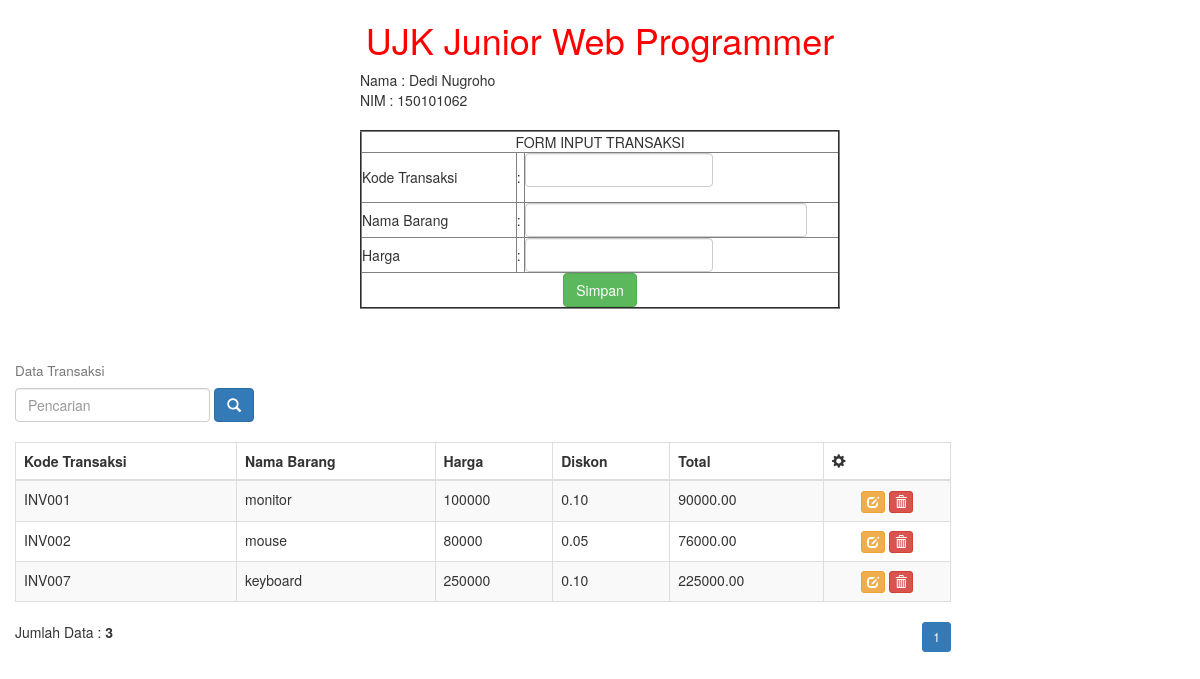
The page / on the database its author committed.
### tables this page shows
CREATE TABLE `transaksi` (
  `kode_transaksi` char(15) NOT NULL,
  `nama_barang` varchar(70) NOT NULL,
  `harga` int(8) NOT NULL,
  `diskon` decimal(8,2) NOT NULL,
  `total` decimal(8,2) NOT NULL
);

### index.php (the view, shortened to what this page needs)
<!DOCTYPE html>
<html>
<head>
	<h1 class="heading">UJK Junior Web Programmer</h1>
	<link href="assets/css/bootstrap.min.css" rel="stylesheet">
    <link href="assets/css/simple-sidebar.css" rel="stylesheet">
</head>
<body>
	<table align="center" style="width:40%">
	  <tr>
	    <td><div>Nama : Dedi Nugroho</div></td>
	  </tr>
	  <tr>
	    <td><div>NIM : 150101062</div></td>
	  </tr>
	  <tr>
	    <td><br></td>
	  </tr>
	  <tr>
	  	<td>
			<form action="simpan.php" method="post">
		  		<table border="2px" style="width: 100%">
		  			<tr >
						<td colspan="3" align="center">FORM INPUT TRANSAKSI</td>
					</tr>
					<tr>
						<td>Kode Transaksi</td>
						<td>:</td>
						<td>
							<div class="form-group">
								<input type="text" style="width: 60%" name="kode_transaksi" class="form-control"  id="kode_transaksi" required>
							</div>
						</td>
					</tr>
					<tr>
						<td>Nama Barang</td>
						<td>:</td>
						<td><input type="text" style="width: 90%" name="nama_barang" class="form-control"  id="nama_barang" required></td>
					</tr>
					<tr>
						<td>Harga</td>
						<td>:</td>
						<td><input type="text" style="width: 60%" name="harga" class="form-control"  id="harga" required></td>
					</tr>
					<tr>
						<td colspan="3" align="center"><input type="submit" name="add" value="Simpan" class="btn btn-success "></button></td>
					</tr>
		  		</table>
		  	</form>
	  	</td>
	  </tr>
	</table>
<?php
require_once "koneksi.php";
?>
	<div><br></div>
	<div><br></div>
	<div class="box col-lg-12" >
		<h4>
			<small>Data Transaksi</small>
		</h4>
		<div style="margin-bottom: 20px">
			<form class="form-inline" action="" method="post">
				<div class="form_group">
					<input type="text" name="pencarian" class="form-control" placeholder="Pencarian">
					<button type="submit" class="btn btn-primary"><span class="glyphicon glyphicon-search" aria-hidden="true"></span></button>
				</div>
			</form>
		</div>
		<div class="table-responsive" style="width: 80%" align="center">
			<table class= "table table-striped table-bordered table-hover">
				<thead>
					<tr>
						<th>Kode Transaksi</th>
						<th>Nama Barang</th>
						<th>Harga</th>
						<th>Diskon</th>
						<th>Total</th>
						<th><i class="glyphicon glyphicon-cog "></i></th>
					</tr>
				</thead>
				<tbody>
					<?php
					$batas =10;
					$hal = @$_GET['hal'];
					if(empty($hal)){
						$posisi = 0;
						$hal	=1;
					} else {
						$posisi =($hal -1) * $batas;
					}
					if($_SERVER['REQUEST_METHOD'] == "POST"){
						$pencarian = trim(mysqli_real_escape_string($con, $_POST['pencarian'])); if($pencarian != ''){
							$sql = "SELECT * FROM transaksi WHERE kode_transaksi LIKE '%$pencarian%' OR nama_barang LIKE '%$pencarian%'";
							$query = $sql;
							$queryJml = $sql;
						}else {
							$query = "SELECT * FROM transaksi LIMIT $posisi, $batas";
							$queryJml = "SELECT * FROM transaksi";
						}
					} else {
							$query = "SELECT * FROM transaksi LIMIT $posisi, $batas";
							$queryJml = "SELECT * FROM transaksi";
					}
						$sql_transaksi = mysqli_query($con, $query) or die( mysqli_error($con));
						if (mysqli_num_rows($sql_transaksi) >0)
							while ($data= mysqli_fetch_array($sql_transaksi)) { ?>
								<tr>
									<td><?=$data['kode_transaksi']?></td>
									<td><?=$data['nama_barang']?></td>
									<td><?=$data['harga']?></td>
									<td><?=$data['diskon']?></td>
									<td><?=$data['total']?></td>
									<td class="text-center">
										<a href="edit.php?id=<?=$data['kode_transaksi']?>" class ="btn btn-warning btn-xs"><i  class="glyphicon glyphicon-edit"></i></a>
										<a href="hapus.php?id=<?=$data['kode_transaksi']?>" onclick="return confirm('Yakin Akan Menghapus Data Ini? ')" class ="btn btn-danger btn-xs"><i  class="glyphicon glyphicon-trash"></i></a>
									</td>
								</tr>
							<?php
							} else {
								echo "<tr><td colspan=\"9\" align=\"center\">Data Tidak Ditemukan</td></tr>";
							}
					?>
				</tbody>
			</table>
			<?php
			if(isset($_POST['pencarian'] )){
				echo "<div style=\"float:left;\">";
				$jml = mysqli_num_rows(mysqli_query($con, $queryJml));
				echo "Data Hasil Pencarian : <b> $jml </b>";
				echo "</div>";
			}	else{ ?>
			<div style="float:left;">
				<?php
				$jml = mysqli_num_rows(mysqli_query($con, $queryJml));
				echo "Jumlah Data : <b>$jml</b>";
				?>
			</div>
			<div style="float:right;">
				<ul class="pagination pagination-sm" style="margin: 0">
				<?php
				$jml_hal = ceil($jml/ $batas);
				for ($i=1; $i <= $jml_hal; $i++){
					if($i != $hal){
						echo "<li><a href=\"?hal=$i\">$i</a></li>";
					}else {
						echo "<li class=\"active\"><a>$i</a></li>";
					}
				}
				?>
				</ul>
				<?php
			}
			?>
		</div>
	</div>
</div>
</body>
</html>

### index.php (style rules this page uses)
.heading { color: #FF0000; text-align: center; }

### rows shown on the page
transaksi: kode_transaksi "INV001", nama_barang "monitor", harga "100000", diskon "0.10", total "90000.00"
transaksi: kode_transaksi "INV002", nama_barang "mouse", harga "80000", diskon "0.05", total "76000.00"
transaksi: kode_transaksi "INV007", nama_barang "keyboard", harga "250000", diskon "0.10", total "225000.00"

### other values the page prints
$jml "3"
